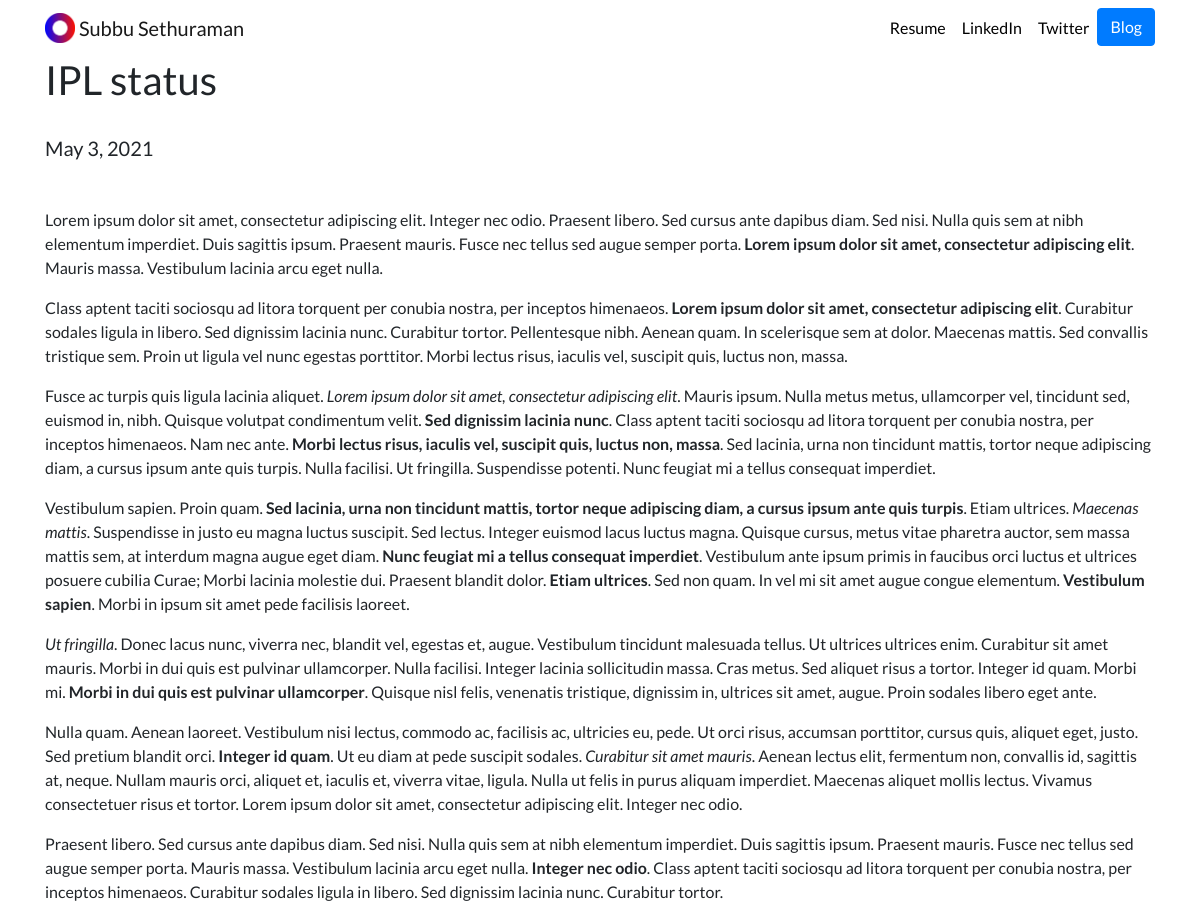
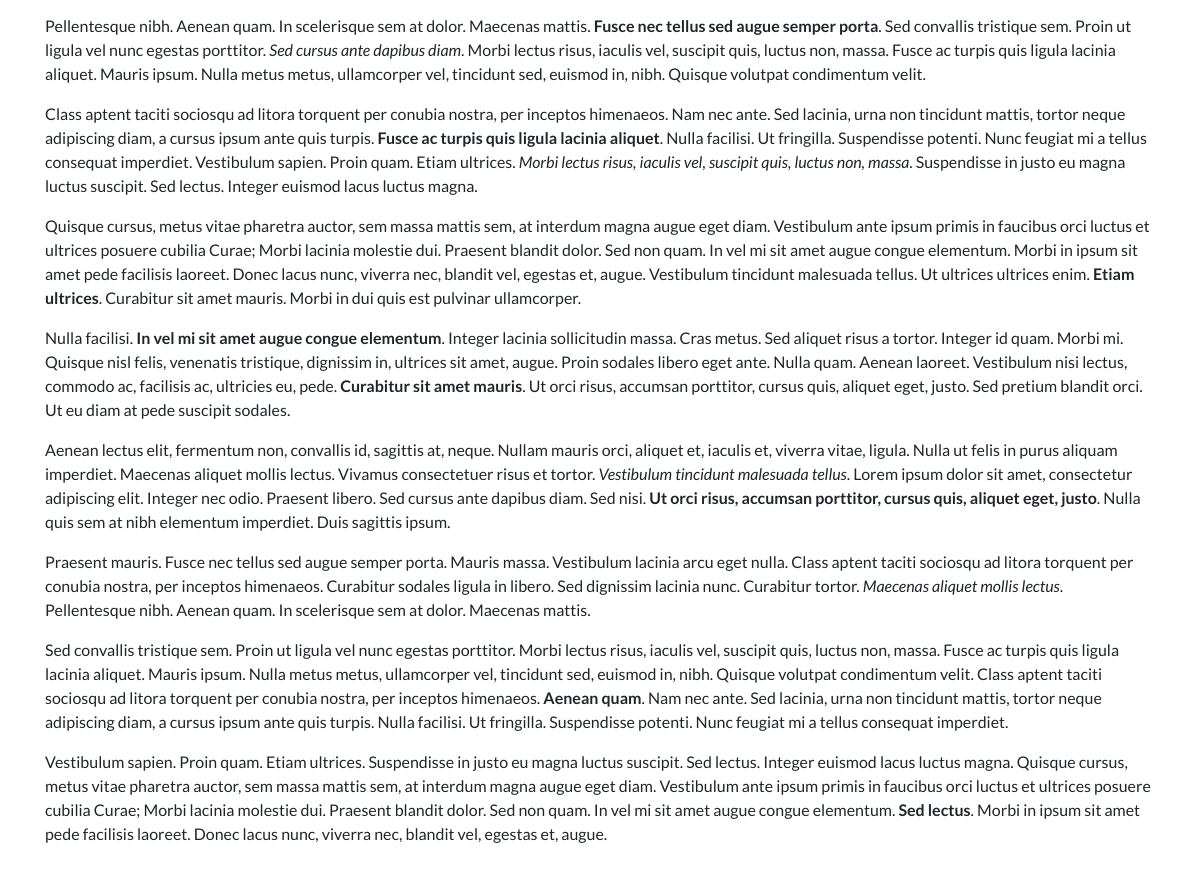
Page /blog/3 on the committed database (2 pictures, top to bottom).
### blog/models.py (models this page shows, shortened)
class Blog(models.Model):
    title=models.CharField(max_length=200)
    description=models.TextField()
    date=models.DateField(auto_now=False)

### blog/views.py (the view)
# urls.py: path('<int:blog_id>',views.detail,name='detail'),
def detail(request,blog_id):
    blog=get_object_or_404(Blog,pk=blog_id)
    return render(request,'blog/detail.html',{'blog':blog,'id':blog_id})

### templates/blog/detail.html
{% extends 'portfolio/base.html' %}
{% block content %}
<h1>{{ blog.title }}</h1><br>
<h5>{{ blog.date }}</h5><br>
<p>{{ blog.description | safe }}</p><br>
{%endblock %}

### static/portfolio/custom.css (style rules this page uses)
body { font-family: 'Lato', sans-serif; }

### rows in the picture
Blog: title "IPL status", date "May 3, 2021", description "Lorem ipsum dolor sit amet, consectetur adipiscing elit. Integer nec odio. Praesent libero. Sed cursus ante dapibus diam. Sed nisi. Nulla quis sem at nibh elementum imperdiet. Duis sagittis ipsum. Praesent mauris. Fusce nec tellus sed augue semper porta. Lorem ipsum dolor sit amet, consectetur adipiscing elit . Mauris massa. Vestibulum lacinia arcu eget nulla. Class aptent taciti sociosqu ad litora torquent per conubia nostra, per inceptos himenaeos. Lorem ipsum dolor sit amet, consectetur adipiscing elit . Curabitur sodales ligula in libero. Sed dignissim lacinia nunc. Curabitur tortor. Pellentesque nibh. Aenean quam. In scelerisque sem at dolor. Maecenas mattis. Sed convallis tristique…"
